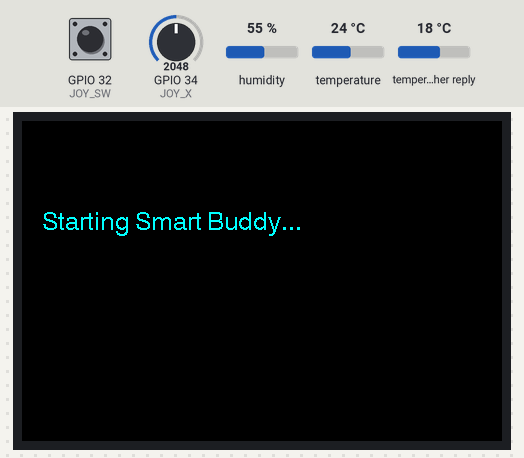
The sketch below on a simulated ESP32. On the bench: 480×320 colour display. Inputs (shaded band) come from the test bench; at power-on: GPIO 34 (JOY_X) = 2048, GPIO 32 (JOY_SW) HIGH, humidity 55 %, temperature 24 °C, temperature in the weather reply 18 °C. WiFi joins after 1.5 s; servers stay silent unless stated; the local clock reads 2024-03-15 10:24:30 at power-on unless the sketch sets it; web services answer with replies made up by the test bench; what the sketch prints to the serial monitor is not drawn.

Above: at 0.4 s.
At 3.0 s:
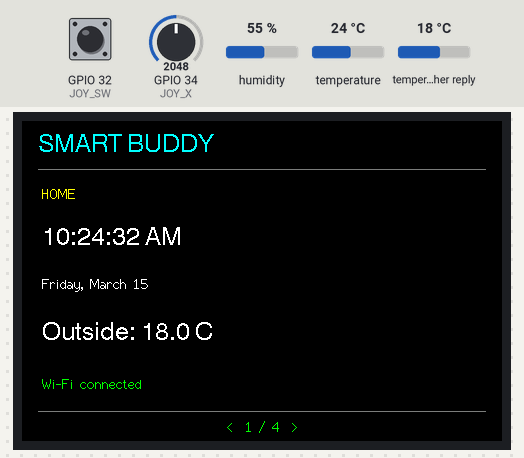
3.1 s: GPIO 34 (JOY_X) set to 3228
4.8 s: GPIO 34 (JOY_X) set to 3356
At 5.7 s:
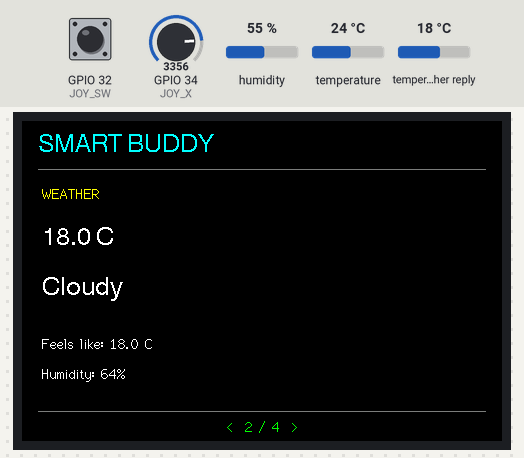
Timing chart, 0 to 7.8 s (numbered marks = the images above; inputs shaded):
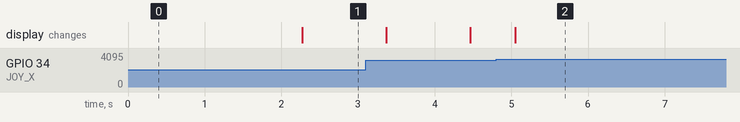

Measured:
- the behaviour switches between 3300 and 3301 on GPIO 34 (JOY_X) (found by bisection; images 1 and 2)
- after the input at 4.8 s, the display: changes after 0.25 s (image 2)

The sketch:

SmartBuddy_V2.ino
```cpp
// Smart Buddy V2 — reduced flicker: draw static screen only on page changes,
// and update individual data fields without clearing the entire 480x320 LCD.
#include <WiFi.h>
#include <WiFiClientSecure.h>
#include <HTTPClient.h>
#include <ArduinoJson.h>
#include <TFT_eSPI.h>
#include <DHT.h>
#include <time.h>
#include <math.h>

const char* ssid = "YOUR_WIFI_NAME";
const char* password = "YOUR_WIFI_PASSWORD";
const char* timeZone = "EST5EDT,M3.2.0/2,M11.1.0/2";
const char* weatherURL = "https://api.open-meteo.com/v1/forecast?latitude=43.8561&longitude=-79.3370&current=temperature_2m,relative_humidity_2m,apparent_temperature,weather_code&timezone=America%2FToronto";
#define DHT_PIN 4
#define JOY_X 34
#define JOY_Y 35
#define JOY_SW 32
#define BG TFT_BLACK
TFT_eSPI tft;
DHT dht(DHT_PIN,DHT11);

float outdoorTemp=NAN, feelsLike=NAN, indoorTemp=NAN, indoorHumidity=NAN;
int outdoorHumidity=-1, weatherCode=-1;
bool weatherValid=false;
unsigned long lastWeatherSuccess=0;
int page=0;
bool joystickReady=true, buttonStable=false, buttonLastRaw=false;
unsigned long buttonChanged=0;
const unsigned long focusDuration=25UL*60UL*1000UL;
unsigned long timerRemaining=focusDuration, lastTimerTick=0;
bool timerRunning=false;
unsigned long lastWeather=0,lastDHT=0,lastDraw=0,lastWiFiCheck=0;
const unsigned long weatherInterval=900000UL, weatherRetry=60000UL;
bool pageNeedsDraw=true, dataNeedsDraw=true;

String weatherDescription(int code) {
  if(code==0) return "Clear sky";
  if(code<=3) return "Cloudy";
  if(code<=48) return "Fog";
  if(code<=67) return "Rain";
  if(code<=77) return "Snow";
  if(code<=82) return "Rain showers";
  if(code<=86) return "Snow showers";
  if(code<=99) return "Thunderstorm";
  return "Unknown";
}

bool fetchWeather() {
  if(WiFi.status()!=WL_CONNECTED) {Serial.println("Weather skipped: Wi-Fi offline");return false;}
  WiFiClientSecure client;
  client.setInsecure(); // TEST BUILD ONLY: no server certificate verification.
  HTTPClient http;
  http.setTimeout(8000);
  if(!http.begin(client,weatherURL)) return false;
  bool success=false;
  int status=http.GET();
  if(status==HTTP_CODE_OK) {
    String payload=http.getString(); // Avoid stream parsing issue seen in original test.
    JsonDocument doc;
    if(deserializeJson(doc,payload)==DeserializationError::Ok && doc["current"].is<JsonObject>()) {
      JsonObject c=doc["current"];
      if(!c["temperature_2m"].isNull() && !c["apparent_temperature"].isNull() &&
         !c["relative_humidity_2m"].isNull() && !c["weather_code"].isNull()) {
        outdoorTemp=c["temperature_2m"].as<float>();
        feelsLike=c["apparent_temperature"].as<float>();
        outdoorHumidity=c["relative_humidity_2m"].as<int>();
        weatherCode=c["weather_code"].as<int>();
        weatherValid=true;lastWeatherSuccess=millis();success=true;dataNeedsDraw=true;
        Serial.println("Weather updated!");
      }
    } else Serial.println("Weather JSON error");
  } else Serial.printf("Weather HTTP error: %d\n",status);
  http.end();
  return success;
}

// Clear a fixed region only: used for changing text within the page.
void field(int x,int y,int w,int h,const String& value,uint16_t color,int font) {
  tft.fillRect(x,y,w,h,BG);
  tft.setTextDatum(TL_DATUM);
  tft.setTextColor(color,BG);
  tft.drawString(value,x,y,font);
}
void drawPage() {
  tft.fillScreen(BG); // Only when switching between pages.
  tft.setTextDatum(TL_DATUM);
  tft.setTextColor(TFT_CYAN,BG);
  tft.drawString("SMART BUDDY",16,12,4);
  tft.drawFastHLine(16,48,448,TFT_DARKGREY);
  const char* titles[]={"HOME","WEATHER","ROOM","STUDY TIMER"};
  tft.setTextColor(TFT_YELLOW,BG);
  tft.drawString(titles[page],20,65,2);
  tft.drawFastHLine(16,290,448,TFT_DARKGREY);
  tft.setTextColor(TFT_GREEN,BG);
  tft.drawCentreString("<  "+String(page+1)+" / 4  >",240,298,2);
  dataNeedsDraw=true;
}
void drawDynamic() {
  struct tm info;
  if(page==0) {
    if(getLocalTime(&info,50)) {
      char buf[48];
      strftime(buf,sizeof(buf),"%I:%M:%S %p",&info);
      field(20,105,440,38,buf,TFT_WHITE,4);
      strftime(buf,sizeof(buf),"%A, %B %d",&info);
      field(20,155,440,28,buf,TFT_WHITE,2);
    } else field(20,105,440,38,"Syncing clock...",TFT_WHITE,2);
    field(20,200,440,38,weatherValid ? "Outside: "+String(outdoorTemp,1)+" C" : "Weather unavailable",TFT_WHITE,weatherValid?4:2);
    field(20,255,440,28,WiFi.status()==WL_CONNECTED ? "Wi-Fi connected" : "Wi-Fi offline",WiFi.status()==WL_CONNECTED?TFT_GREEN:TFT_RED,2);
  } else if(page==1) {
    if(weatherValid) {
      field(20,105,440,38,String(outdoorTemp,1)+" C",TFT_WHITE,4);
      field(20,155,440,38,weatherDescription(weatherCode),TFT_WHITE,4);
      field(20,215,440,28,"Feels like: "+String(feelsLike,1)+" C",TFT_WHITE,2);
      field(20,245,440,28,"Humidity: "+String(outdoorHumidity)+"%",TFT_WHITE,2);
    } else field(20,125,440,38,"Waiting for weather...",TFT_WHITE,2);
  } else if(page==2) {
    if(!isnan(indoorTemp)&&!isnan(indoorHumidity)) {
      field(20,110,440,38,"Temperature: "+String(indoorTemp,1)+" C",TFT_WHITE,4);
      field(20,170,440,38,"Humidity: "+String(indoorHumidity,0)+"%",TFT_WHITE,4);
    } else field(20,130,440,38,"Sensor unavailable",TFT_WHITE,2);
  } else {
    unsigned long seconds=(timerRemaining+999UL)/1000UL;
    char buf[16]; snprintf(buf,sizeof(buf),"%02lu:%02lu",seconds/60,seconds%60);
    field(20,115,330,64,buf,TFT_CYAN,7);
    String status=timerRunning ? "FOCUSING" : timerRemaining==0 ? "SESSION COMPLETE!" :
       timerRemaining==focusDuration ? "READY TO START" : "PAUSED";
    field(20,225,440,25,status,TFT_WHITE,2);
    field(20,255,440,26,"Press joystick to start/pause",TFT_WHITE,2);
  }
}
void readIndoor() {
  float t=dht.readTemperature(), h=dht.readHumidity();
  if(!isnan(t)&&!isnan(h)) {
    if(isnan(indoorTemp)||isnan(indoorHumidity)||t!=indoorTemp||h!=indoorHumidity) {
      indoorTemp=t;indoorHumidity=h;
      if(page==2) dataNeedsDraw=true;
    }
  } else Serial.println("DHT11 read failed");
}
void handleJoystick() {
  int x=analogRead(JOY_X);
  if(joystickReady && x>3300){page=(page+1)%4;joystickReady=false;pageNeedsDraw=true;}
  else if(joystickReady && x<800){page=(page+3)%4;joystickReady=false;pageNeedsDraw=true;}
  if(x>1400&&x<2700) joystickReady=true;
  bool raw=digitalRead(JOY_SW)==LOW;
  if(raw!=buttonLastRaw){buttonChanged=millis();buttonLastRaw=raw;}
  if(millis()-buttonChanged>=50 && raw!=buttonStable){
    buttonStable=raw;
    if(buttonStable && page==3){
      if(timerRemaining==0) timerRemaining=focusDuration;
      timerRunning=!timerRunning;lastTimerTick=millis();dataNeedsDraw=true;
    }
  }
}
void updateTimer(unsigned long now) {
  if(!timerRunning) return;
  unsigned long elapsed=now-lastTimerTick;lastTimerTick=now;
  if(elapsed>=timerRemaining){timerRemaining=0;timerRunning=false;dataNeedsDraw=true;Serial.println("Study session complete!");}
  else timerRemaining-=elapsed;
}
void setup() {
  Serial.begin(115200);
  pinMode(JOY_SW,INPUT_PULLUP);
  dht.begin();tft.init();tft.setRotation(1);tft.fillScreen(BG);
  tft.setTextColor(TFT_CYAN,BG);tft.drawString("Starting Smart Buddy...",20,90,4);
  WiFi.mode(WIFI_STA);WiFi.setAutoReconnect(true);WiFi.begin(ssid,password);
  unsigned long start=millis();
  while(WiFi.status()!=WL_CONNECTED&&millis()-start<15000UL) delay(100);
  configTzTime(timeZone,"pool.ntp.org","time.google.com");
  lastTimerTick=millis();
  // First weather attempt happens immediately in the loop.
  lastWeather=millis()-weatherInterval;
  pageNeedsDraw=true;dataNeedsDraw=true;
}
void loop() {
  unsigned long now=millis();
  if(now-lastWiFiCheck>=10000UL){
    lastWiFiCheck=now;
    if(WiFi.status()!=WL_CONNECTED) WiFi.reconnect();
    if(page==0)dataNeedsDraw=true;
  }
  if(now-lastDHT>=2500UL){lastDHT=now;readIndoor();}
  if(now-lastWeather>=weatherInterval){
    lastWeather=millis();
    if(!fetchWeather()) lastWeather=millis()-(weatherInterval-weatherRetry);
  }
  handleJoystick();
  updateTimer(millis());
  if(pageNeedsDraw){drawPage();pageNeedsDraw=false;dataNeedsDraw=true;}
  // Home clock and timer need updates every second, without a full page clear.
  if(dataNeedsDraw || ((page==0 || page==3) && millis()-lastDraw>=1000UL)){
    drawDynamic();dataNeedsDraw=false;lastDraw=millis();
  }
  delay(20);
}
```
